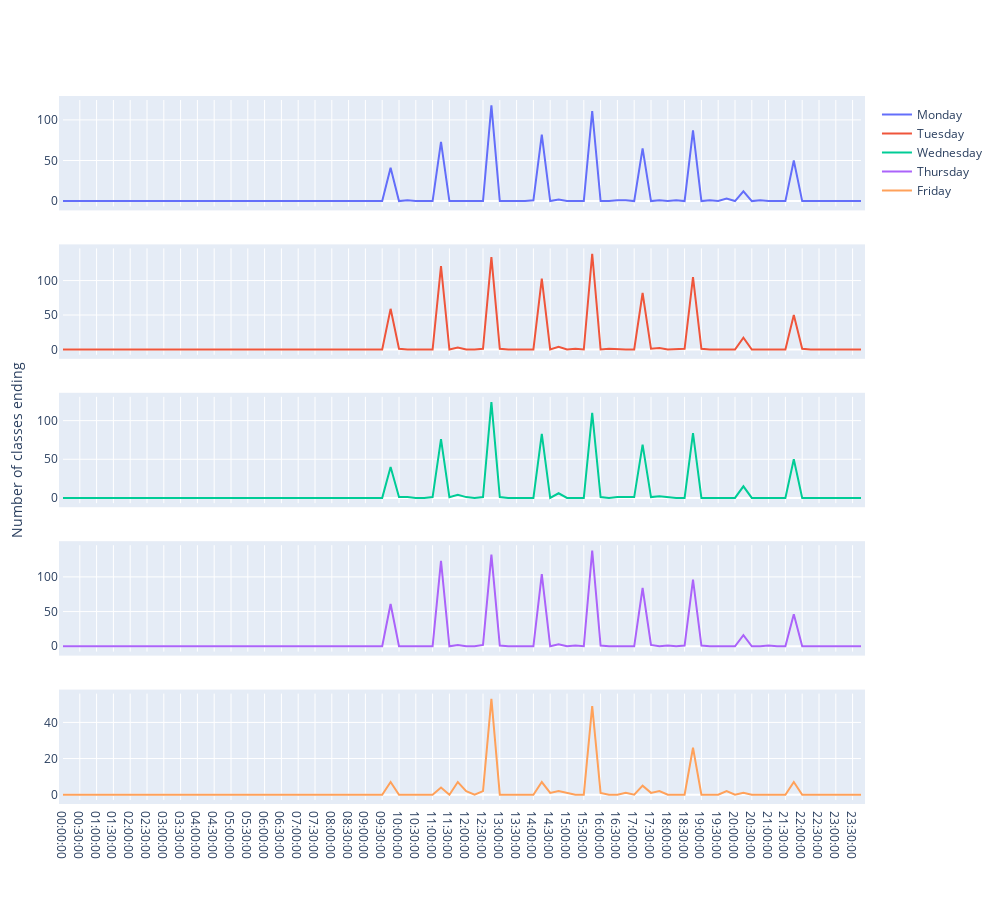

The notebook cell this image was saved under:
### Code cell
fig = make_subplots(rows=5, cols=1, shared_xaxes=True)


fig.append_trace(go.Scatter(x=time_range, 
                         y=[get_number_of_classes_that_end_at_time_t(t, 'Monday', df) for t in time_range],
                         name='Monday'), row=1, col=1)

fig.append_trace(go.Scatter(x=time_range, 
                         y=[get_number_of_classes_that_end_at_time_t(t, 'Tuesday', df) for t in time_range],
                         name='Tuesday'), row=2, col=1)

fig.append_trace(go.Scatter(x=time_range, 
                         y=[get_number_of_classes_that_end_at_time_t(t, 'Wednesday', df) for t in time_range],
                         name='Wednesday'), row=3, col=1)

fig.append_trace(go.Scatter(x=time_range, 
                         y=[get_number_of_classes_that_end_at_time_t(t, 'Thursday', df) for t in time_range],
                         name='Thursday'), row=4, col=1)

fig.append_trace(go.Scatter(x=time_range, 
                         y=[get_number_of_classes_that_end_at_time_t(t, 'Friday', df) for t in time_range],
                         name='Friday'), row=5, col=1)

fig.update_layout(
    autosize=False,
    width=1000,
    height=900,
    margin=dict(
        l=50,
        r=50,
        b=100,
        t=100,
        pad=4
    )
)


fig.update_yaxes(title_text="Number of classes ending", row=3, col=1)


fig.show()

### Figure 1 — Plotly figure (JSON) as saved in the notebook; plotly's stock layout.template omitted (floating-point values rounded to 4 significant figures)
{"data": [{"name": "Monday", "type": "scatter", "x": ["00:00:00", "00:15:00", "00:30:00", "00:45:00", "01:00:00", "01:15:00", "01:30:00", "01:45:00", "02:00:00", "02:15:00", "02:30:00", "02:45:00", "03:00:00", "03:15:00", "03:30:00", "03:45:00", "04:00:00", "04:15:00", "04:30:00", "04:45:00", "05:00:00", "05:15:00", "05:30:00", "05:45:00", "06:00:00", "06:15:00", "06:30:00", "06:45:00", "07:00:00", "07:15:00", "07:30:00", "07:45:00", "08:00:00", "08:15:00", "08:30:00", "08:45:00", "09:00:00", "09:15:00", "09:30:00", "09:45:00", "10:00:00", "10:15:00", "10:30:00", "10:45:00", "11:00:00", "11:15:00", "11:30:00", "11:45:00", "12:00:00", "12:15:00", "12:30:00", "12:45:00", "13:00:00", "13:15:00", "13:30:00", "13:45:00", "14:00:00", "14:15:00", "14:30:00", "14:45:00", "15:00:00", "15:15:00", "15:30:00", "15:45:00", "16:00:00", "16:15:00", "16:30:00", "16:45:00", "17:00:00", "17:15:00", "17:30:00", "17:45:00", "18:00:00", "18:15:00", "18:30:00", "18:45:00", "19:00:00", "19:15:00", "19:30:00", "19:45:00", "20:00:00", "20:15:00", "20:30:00", "20:45:00", "21:00:00", "21:15:00", "21:30:00", "21:45:00", "22:00:00", "22:15:00", "22:30:00", "22:45:00", "23:00:00", "23:15:00", "23:30:00", "23:45:00"], "xaxis": "x", "y": [0, 0, 0, 0, 0, 0, 0, 0, 0, 0, 0, 0, 0, 0, 0, 0, 0, 0, 0, 0, 0, 0, 0, 0, 0, 0, 0, 0, 0, 0, 0, 0, 0, 0, 0, 0, 0, 0, 0, 41, 0, 1, 0, 0, 0, 73, 0, 0, 0, 0, 0, 118, 0, 0, 0, 0, 1, 82, 0, 2, 0, 0, 0, 111, 0, 0, 1, 1, 0, 65, 0, 1, 0, 1, 0, 87, 0, 1, 0, 3, 0, 12, 0, 1, 0, 0, 0, 50, 0, 0, 0, 0, 0, 0, 0, 0], "yaxis": "y"}, {"name": "Tuesday", "type": "scatter", "x": ["00:00:00", "00:15:00", "00:30:00", "00:45:00", "01:00:00", "01:15:00", "01:30:00", "01:45:00", "02:00:00", "02:15:00", "02:30:00", "02:45:00", "03:00:00", "03:15:00", "03:30:00", "03:45:00", "04:00:00", "04:15:00", "04:30:00", "04:45:00", "05:00:00", "05:15:00", "05:30:00", "05:45:00", "06:00:00", "06:15:00", "06:30:00", "06:45:00", "07:00:00", "07:15:00", "07:30:00", "07:45:00", "08:00:00", "08:15:00", "08:30:00", "08:45:00", "09:00:00", "09:15:00", "09:30:00", "09:45:00", "10:00:00", "10:15:00", "10:30:00", "10:45:00", "11:00:00", "11:15:00", "11:30:00", "11:45:00", "12:00:00", "12:15:00", "12:30:00", "12:45:00", "13:00:00", "13:15:00", "13:30:00", "13:45:00", "14:00:00", "14:15:00", "14:30:00", "14:45:00", "15:00:00", "15:15:00", "15:30:00", "15:45:00", "16:00:00", "16:15:00", "16:30:00", "16:45:00", "17:00:00", "17:15:00", "17:30:00", "17:45:00", "18:00:00", "18:15:00", "18:30:00", "18:45:00", "19:00:00", "19:15:00", "19:30:00", "19:45:00", "20:00:00", "20:15:00", "20:30:00", "20:45:00", "21:00:00", "21:15:00", "21:30:00", "21:45:00", "22:00:00", "22:15:00", "22:30:00", "22:45:00", "23:00:00", "23:15:00", "23:30:00", "23:45:00"], "xaxis": "x2", "y": [0, 0, 0, 0, 0, 0, 0, 0, 0, 0, 0, 0, 0, 0, 0, 0, 0, 0, 0, 0, 0, 0, 0, 0, 0, 0, 0, 0, 0, 0, 0, 0, 0, 0, 0, 0, 0, 0, 0, 59, 1, 0, 0, 0, 0, 121, 0, 3, 0, 0, 1, 134, 1, 0, 0, 0, 0, 103, 0, 4, 0, 1, 0, 139, 0, 1, 0, 0, 0, 82, 1, 2, 0, 1, 1, 105, 1, 0, 0, 0, 0, 17, 0, 0, 0, 0, 0, 50, 1, 0, 0, 0, 0, 0, 0, 0], "yaxis": "y2"}, {"name": "Wednesday", "type": "scatter", "x": ["00:00:00", "00:15:00", "00:30:00", "00:45:00", "01:00:00", "01:15:00", "01:30:00", "01:45:00", "02:00:00", "02:15:00", "02:30:00", "02:45:00", "03:00:00", "03:15:00", "03:30:00", "03:45:00", "04:00:00", "04:15:00", "04:30:00", "04:45:00", "05:00:00", "05:15:00", "05:30:00", "05:45:00", "06:00:00", "06:15:00", "06:30:00", "06:45:00", "07:00:00", "07:15:00", "07:30:00", "07:45:00", "08:00:00", "08:15:00", "08:30:00", "08:45:00", "09:00:00", "09:15:00", "09:30:00", "09:45:00", "10:00:00", "10:15:00", "10:30:00", "10:45:00", "11:00:00", "11:15:00", "11:30:00", "11:45:00", "12:00:00", "12:15:00", "12:30:00", "12:45:00", "13:00:00", "13:15:00", "13:30:00", "13:45:00", "14:00:00", "14:15:00", "14:30:00", "14:45:00", "15:00:00", "15:15:00", "15:30:00", "15:45:00", "16:00:00", "16:15:00", "16:30:00", "16:45:00", "17:00:00", "17:15:00", "17:30:00", "17:45:00", "18:00:00", "18:15:00", "18:30:00", "18:45:00", "19:00:00", "19:15:00", "19:30:00", "19:45:00", "20:00:00", "20:15:00", "20:30:00", "20:45:00", "21:00:00", "21:15:00", "21:30:00", "21:45:00", "22:00:00", "22:15:00", "22:30:00", "22:45:00", "23:00:00", "23:15:00", "23:30:00", "23:45:00"], "xaxis": "x3", "y": [0, 0, 0, 0, 0, 0, 0, 0, 0, 0, 0, 0, 0, 0, 0, 0, 0, 0, 0, 0, 0, 0, 0, 0, 0, 0, 0, 0, 0, 0, 0, 0, 0, 0, 0, 0, 0, 0, 0, 40, 1, 1, 0, 0, 1, 76, 1, 4, 1, 0, 1, 124, 1, 0, 0, 0, 0, 83, 0, 6, 0, 0, 0, 110, 1, 0, 1, 1, 1, 69, 1, 2, 1, 0, 0, 84, 0, 0, 0, 0, 0, 15, 0, 0, 0, 0, 0, 50, 0, 0, 0, 0, 0, 0, 0, 0], "yaxis": "y3"}, {"name": "Thursday", "type": "scatter", "x": ["00:00:00", "00:15:00", "00:30:00", "00:45:00", "01:00:00", "01:15:00", "01:30:00", "01:45:00", "02:00:00", "02:15:00", "02:30:00", "02:45:00", "03:00:00", "03:15:00", "03:30:00", "03:45:00", "04:00:00", "04:15:00", "04:30:00", "04:45:00", "05:00:00", "05:15:00", "05:30:00", "05:45:00", "06:00:00", "06:15:00", "06:30:00", "06:45:00", "07:00:00", "07:15:00", "07:30:00", "07:45:00", "08:00:00", "08:15:00", "08:30:00", "08:45:00", "09:00:00", "09:15:00", "09:30:00", "09:45:00", "10:00:00", "10:15:00", "10:30:00", "10:45:00", "11:00:00", "11:15:00", "11:30:00", "11:45:00", "12:00:00", "12:15:00", "12:30:00", "12:45:00", "13:00:00", "13:15:00", "13:30:00", "13:45:00", "14:00:00", "14:15:00", "14:30:00", "14:45:00", "15:00:00", "15:15:00", "15:30:00", "15:45:00", "16:00:00", "16:15:00", "16:30:00", "16:45:00", "17:00:00", "17:15:00", "17:30:00", "17:45:00", "18:00:00", "18:15:00", "18:30:00", "18:45:00", "19:00:00", "19:15:00", "19:30:00", "19:45:00", "20:00:00", "20:15:00", "20:30:00", "20:45:00", "21:00:00", "21:15:00", "21:30:00", "21:45:00", "22:00:00", "22:15:00", "22:30:00", "22:45:00", "23:00:00", "23:15:00", "23:30:00", "23:45:00"], "xaxis": "x4", "y": [0, 0, 0, 0, 0, 0, 0, 0, 0, 0, 0, 0, 0, 0, 0, 0, 0, 0, 0, 0, 0, 0, 0, 0, 0, 0, 0, 0, 0, 0, 0, 0, 0, 0, 0, 0, 0, 0, 0, 61, 0, 0, 0, 0, 0, 123, 0, 2, 0, 0, 2, 132, 1, 0, 0, 0, 0, 104, 0, 3, 0, 1, 0, 138, 1, 0, 0, 0, 0, 84, 2, 0, 1, 0, 1, 96, 1, 0, 0, 0, 0, 16, 0, 0, 1, 0, 0, 46, 0, 0, 0, 0, 0, 0, 0, 0], "yaxis": "y4"}, {"name": "Friday", "type": "scatter", "x": ["00:00:00", "00:15:00", "00:30:00", "00:45:00", "01:00:00", "01:15:00", "01:30:00", "01:45:00", "02:00:00", "02:15:00", "02:30:00", "02:45:00", "03:00:00", "03:15:00", "03:30:00", "03:45:00", "04:00:00", "04:15:00", "04:30:00", "04:45:00", "05:00:00", "05:15:00", "05:30:00", "05:45:00", "06:00:00", "06:15:00", "06:30:00", "06:45:00", "07:00:00", "07:15:00", "07:30:00", "07:45:00", "08:00:00", "08:15:00", "08:30:00", "08:45:00", "09:00:00", "09:15:00", "09:30:00", "09:45:00", "10:00:00", "10:15:00", "10:30:00", "10:45:00", "11:00:00", "11:15:00", "11:30:00", "11:45:00", "12:00:00", "12:15:00", "12:30:00", "12:45:00", "13:00:00", "13:15:00", "13:30:00", "13:45:00", "14:00:00", "14:15:00", "14:30:00", "14:45:00", "15:00:00", "15:15:00", "15:30:00", "15:45:00", "16:00:00", "16:15:00", "16:30:00", "16:45:00", "17:00:00", "17:15:00", "17:30:00", "17:45:00", "18:00:00", "18:15:00", "18:30:00", "18:45:00", "19:00:00", "19:15:00", "19:30:00", "19:45:00", "20:00:00", "20:15:00", "20:30:00", "20:45:00", "21:00:00", "21:15:00", "21:30:00", "21:45:00", "22:00:00", "22:15:00", "22:30:00", "22:45:00", "23:00:00", "23:15:00", "23:30:00", "23:45:00"], "xaxis": "x5", "y": [0, 0, 0, 0, 0, 0, 0, 0, 0, 0, 0, 0, 0, 0, 0, 0, 0, 0, 0, 0, 0, 0, 0, 0, 0, 0, 0, 0, 0, 0, 0, 0, 0, 0, 0, 0, 0, 0, 0, 7, 0, 0, 0, 0, 0, 4, 0, 7, 2, 0, 2, 53, 0, 0, 0, 0, 0, 7, 1, 2, 1, 0, 0, 49, 1, 0, 0, 1, 0, 5, 1, 2, 0, 0, 0, 26, 0, 0, 0, 2, 0, 1, 0, 0, 0, 0, 0, 7, 0, 0, 0, 0, 0, 0, 0, 0], "yaxis": "y5"}], "layout": {"autosize": false, "height": 900, "margin": {"b": 100, "l": 50, "pad": 4, "r": 50, "t": 100}, "width": 1000, "xaxis": {"anchor": "y", "domain": [0, 1], "matches": "x5", "showticklabels": false}, "xaxis2": {"anchor": "y2", "domain": [0, 1], "matches": "x5", "showticklabels": false}, "xaxis3": {"anchor": "y3", "domain": [0, 1], "matches": "x5", "showticklabels": false}, "xaxis4": {"anchor": "y4", "domain": [0, 1], "matches": "x5", "showticklabels": false}, "xaxis5": {"anchor": "y5", "domain": [0, 1]}, "yaxis": {"anchor": "x", "domain": [0.848, 1]}, "yaxis2": {"anchor": "x2", "domain": [0.636, 0.788]}, "yaxis3": {"anchor": "x3", "domain": [0.424, 0.576], "title": {"text": "Number of classes ending"}}, "yaxis4": {"anchor": "x4", "domain": [0.212, 0.364]}, "yaxis5": {"anchor": "x5", "domain": [0, 0.152]}}}
